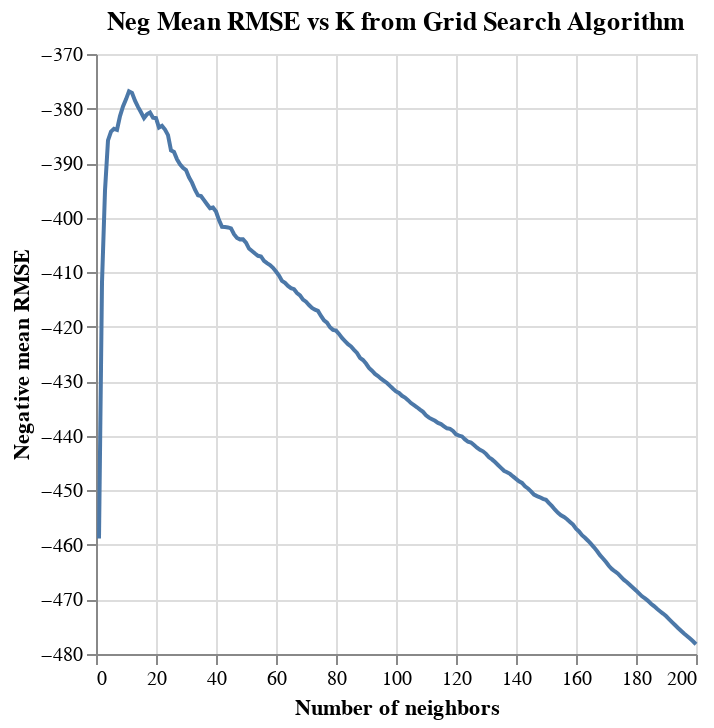

The notebook cell this image was saved under:
### Markdown cell above
We can visualize this to get an idea of how the RMSE changes with the number of neighbors.

### Code cell
knn_graph = alt.Chart(laptop_results, title="Neg Mean RMSE vs K from Grid Search Algorithm").mark_line().encode(
    x=alt.X("n_neighbors").title("Number of neighbors"),
    y=alt.Y("mean_test_score")
        .title("Negative mean RMSE")
        .scale(zero=False)
)
knn_graph

### Figure 1 — Vega-Lite specification as saved in the notebook (floating-point values rounded to 4 significant figures; data arrays with more than 128 entries replaced by an {"elided": "..."} marker saying what was removed)
{"config": {"view": {"continuousWidth": 300, "continuousHeight": 300}}, "data": {"name": "data-c44f3e72ed6dd13a506b07a19ad066d3"}, "mark": {"type": "line"}, "encoding": {"x": {"field": "n_neighbors", "title": "Number of neighbors", "type": "quantitative"}, "y": {"field": "mean_test_score", "scale": {"zero": false}, "title": "Negative mean RMSE", "type": "quantitative"}}, "title": "Neg Mean RMSE vs K from Grid Search Algorithm", "$schema": "https://vega.github.io/schema/vega-lite/v5.16.3.json", "datasets": {"data-c44f3e72ed6dd13a506b07a19ad066d3": {"elided": "200 records"}}}
